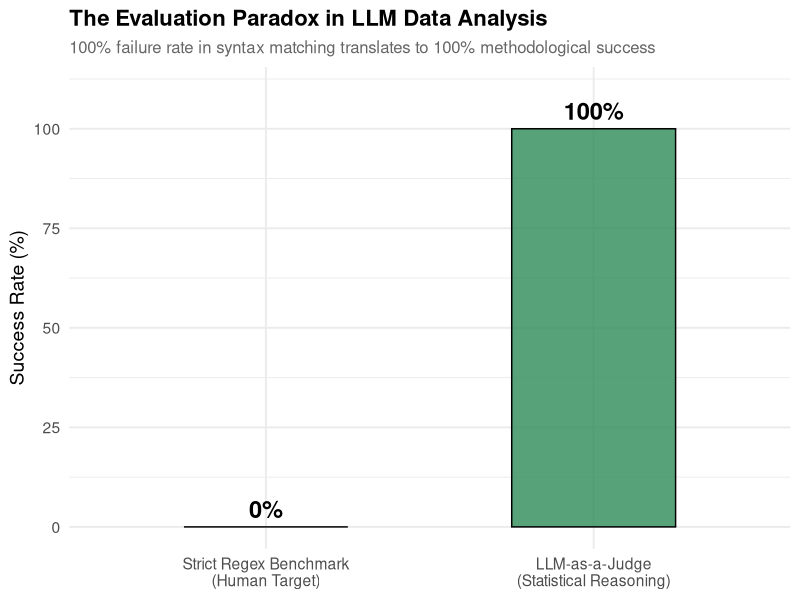
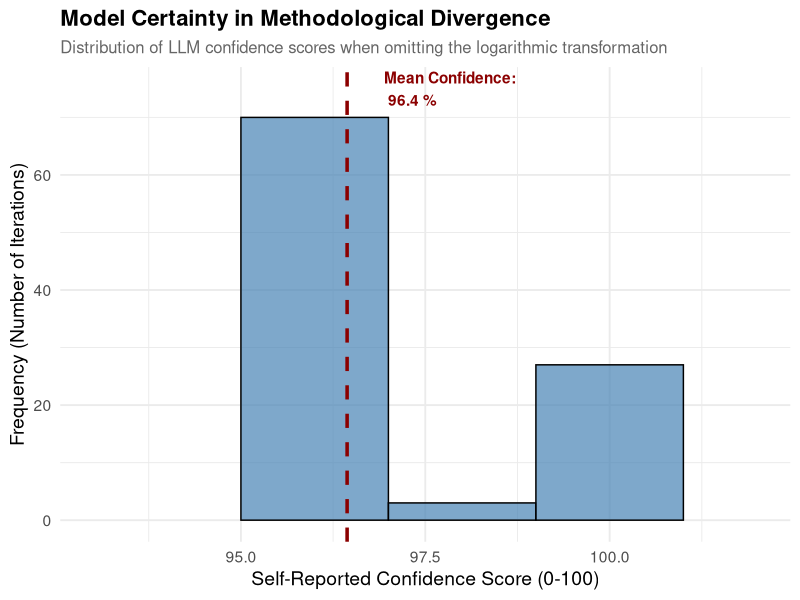

Write R code to recreate these figures, in order.
# EVALUATION TRADE-OFF 

library(ggplot2)
library(dplyr)

dataset <- read.csv("Definitive_Dataset_CoT.csv", sep = ";")

theme_set(theme_minimal(base_size = 14) + 
          theme(plot.title = element_text(face = "bold", size = 16),
                plot.subtitle = element_text(color = "grey40", size = 12)))

# PLOT 1: THE EVALUATION GAP
gap_data <- data.frame(
  Evaluation_Method = factor(
    c("Strict Regex Benchmark\n(Human Target)", "LLM-as-a-Judge\n(Statistical Reasoning)"),
    levels = c("Strict Regex Benchmark\n(Human Target)", "LLM-as-a-Judge\n(Statistical Reasoning)")
  ),
  Success_Rate = c(
    mean(dataset$Pass_Rate_Strict == "TRUE") * 100, 
    mean(dataset$LLM_Judge_Score == 5) * 100
  )
)

plot_gap <- ggplot(gap_data, aes(x = Evaluation_Method, y = Success_Rate, fill = Evaluation_Method)) +
  geom_bar(stat = "identity", color = "black", width = 0.5, alpha = 0.8) +
  geom_text(aes(label = paste0(Success_Rate, "%")), vjust = -0.5, size = 6, fontface = "bold") +
  scale_fill_manual(values = c("tomato", "seagreen")) +
  scale_y_continuous(limits = c(0, 110), breaks = seq(0, 100, by = 25)) +
  labs(
    title = "The Evaluation Paradox in LLM Data Analysis",
    subtitle = "100% failure rate in syntax matching translates to 100% methodological success",
    x = NULL,
    y = "Success Rate (%)"
  ) +
  theme(legend.position = "none")


# PLOT 2: CONFIDENCE DISTRIBUTION  
mean_conf <- mean(dataset$Confidence_Score, na.rm = TRUE)

plot_confidence <- ggplot(dataset, aes(x = Confidence_Score)) +
  geom_histogram(binwidth = 2, fill = "steelblue", color = "black", alpha = 0.7) +
  geom_vline(xintercept = mean_conf, color = "darkred", linetype = "dashed", linewidth = 1.2) +
  annotate("text", x = mean_conf + 0.5, y = 75, 
           label = paste("Mean Confidence:\n", round(mean_conf, 1), "%"), 
           color = "darkred", fontface = "bold", hjust = 0) +
  coord_cartesian(xlim = c(min(dataset$Confidence_Score, na.rm=TRUE) - 2, 102)) +
  labs(
    title = "Model Certainty in Methodological Divergence",
    subtitle = "Distribution of LLM confidence scores when omitting the logarithmic transformation",
    x = "Self-Reported Confidence Score (0-100)",
    y = "Frequency (Number of Iterations)"
  )

ggsave("Plot_1_Evaluation_Gap.png", plot = plot_gap, width = 9, height = 6, dpi = 300)
ggsave("Plot_2_Confidence_Distribution.png", plot = plot_confidence, width = 9, height = 6, dpi = 300)
